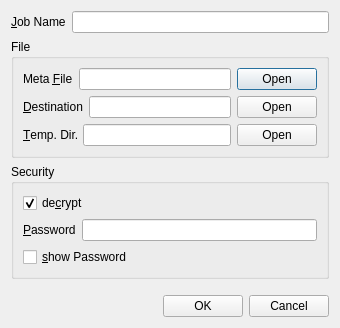
<?xml version="1.0" encoding="UTF-8"?>
<ui version="4.0">
 <class>DialogNewDownload</class>
 <widget class="QDialog" name="DialogNewDownload">
  <property name="geometry">
   <rect>
    <x>0</x>
    <y>0</y>
    <width>340</width>
    <height>328</height>
   </rect>
  </property>
  <property name="windowTitle">
   <string>New Download</string>
  </property>
  <layout class="QVBoxLayout" name="verticalLayout_3">
   <item>
    <layout class="QHBoxLayout" name="horizontalLayout_3">
     <item>
      <widget class="QLabel" name="jobLabel">
       <property name="text">
        <string>&amp;Job Name</string>
       </property>
       <property name="buddy">
        <cstring>jobLine</cstring>
       </property>
      </widget>
     </item>
     <item>
      <widget class="QLineEdit" name="jobLine"/>
     </item>
    </layout>
   </item>
   <item>
    <widget class="QGroupBox" name="groupBox">
     <property name="title">
      <string>File</string>
     </property>
     <layout class="QVBoxLayout" name="verticalLayout">
      <item>
       <layout class="QHBoxLayout" name="horizontalLayout">
        <item>
         <widget class="QLabel" name="metafileLabel">
          <property name="sizePolicy">
           <sizepolicy hsizetype="Preferred" vsizetype="Preferred">
            <horstretch>0</horstretch>
            <verstretch>0</verstretch>
           </sizepolicy>
          </property>
          <property name="layoutDirection">
           <enum>Qt::RightToLeft</enum>
          </property>
          <property name="text">
           <string>Meta &amp;File</string>
          </property>
          <property name="buddy">
           <cstring>metafileLine</cstring>
          </property>
         </widget>
        </item>
        <item>
         <widget class="QLineEdit" name="metafileLine"/>
        </item>
        <item>
         <widget class="QDialogButtonBox" name="metafileOpen">
          <property name="sizePolicy">
           <sizepolicy hsizetype="Fixed" vsizetype="Fixed">
            <horstretch>0</horstretch>
            <verstretch>0</verstretch>
           </sizepolicy>
          </property>
          <property name="layoutDirection">
           <enum>Qt::LeftToRight</enum>
          </property>
          <property name="autoFillBackground">
           <bool>false</bool>
          </property>
          <property name="standardButtons">
           <set>QDialogButtonBox::Open</set>
          </property>
         </widget>
        </item>
       </layout>
      </item>
      <item>
       <layout class="QHBoxLayout" name="horizontalLayout_2">
        <item>
         <widget class="QLabel" name="destinationLabel">
          <property name="sizePolicy">
           <sizepolicy hsizetype="Preferred" vsizetype="Preferred">
            <horstretch>0</horstretch>
            <verstretch>0</verstretch>
           </sizepolicy>
          </property>
          <property name="layoutDirection">
           <enum>Qt::RightToLeft</enum>
          </property>
          <property name="text">
           <string>&amp;Destination</string>
          </property>
          <property name="buddy">
           <cstring>destinationLine</cstring>
          </property>
         </widget>
        </item>
        <item>
         <widget class="QLineEdit" name="destinationLine"/>
        </item>
        <item>
         <widget class="QDialogButtonBox" name="destinationOpen">
          <property name="sizePolicy">
           <sizepolicy hsizetype="Fixed" vsizetype="Fixed">
            <horstretch>0</horstretch>
            <verstretch>0</verstretch>
           </sizepolicy>
          </property>
          <property name="standardButtons">
           <set>QDialogButtonBox::Open</set>
          </property>
         </widget>
        </item>
       </layout>
      </item>
      <item>
       <layout class="QHBoxLayout" name="horizontalLayout_5">
        <item>
         <widget class="QLabel" name="tempDirLabel">
          <property name="text">
           <string>&amp;Temp. Dir.</string>
          </property>
          <property name="buddy">
           <cstring>tempDirLine</cstring>
          </property>
         </widget>
        </item>
        <item>
         <widget class="QLineEdit" name="tempDirLine"/>
        </item>
        <item>
         <widget class="QDialogButtonBox" name="tempDirOpen">
          <property name="sizePolicy">
           <sizepolicy hsizetype="Fixed" vsizetype="Fixed">
            <horstretch>0</horstretch>
            <verstretch>0</verstretch>
           </sizepolicy>
          </property>
          <property name="standardButtons">
           <set>QDialogButtonBox::Open</set>
          </property>
         </widget>
        </item>
       </layout>
      </item>
     </layout>
    </widget>
   </item>
   <item>
    <widget class="QGroupBox" name="groupBox_2">
     <property name="title">
      <string>Security</string>
     </property>
     <layout class="QVBoxLayout" name="verticalLayout_2">
      <item>
       <widget class="QCheckBox" name="decryptCheck">
        <property name="text">
         <string>de&amp;crypt</string>
        </property>
        <property name="checked">
         <bool>true</bool>
        </property>
       </widget>
      </item>
      <item>
       <layout class="QHBoxLayout" name="horizontalLayout_4">
        <item>
         <widget class="QLabel" name="passwordLabel">
          <property name="text">
           <string>&amp;Password</string>
          </property>
          <property name="buddy">
           <cstring>passwordLine</cstring>
          </property>
         </widget>
        </item>
        <item>
         <widget class="QLineEdit" name="passwordLine">
          <property name="text">
           <string/>
          </property>
          <property name="echoMode">
           <enum>QLineEdit::Password</enum>
          </property>
         </widget>
        </item>
       </layout>
      </item>
      <item>
       <widget class="QCheckBox" name="showPWcheck">
        <property name="text">
         <string>&amp;show Password</string>
        </property>
       </widget>
      </item>
     </layout>
    </widget>
   </item>
   <item>
    <spacer name="verticalSpacer">
     <property name="orientation">
      <enum>Qt::Vertical</enum>
     </property>
     <property name="sizeHint" stdset="0">
      <size>
       <width>20</width>
       <height>104</height>
      </size>
     </property>
    </spacer>
   </item>
   <item>
    <widget class="QDialogButtonBox" name="buttonBox">
     <property name="standardButtons">
      <set>QDialogButtonBox::Cancel|QDialogButtonBox::Ok</set>
     </property>
    </widget>
   </item>
  </layout>
 </widget>
 <resources/>
 <connections>
  <connection>
   <sender>decryptCheck</sender>
   <signal>toggled(bool)</signal>
   <receiver>passwordLabel</receiver>
   <slot>setVisible(bool)</slot>
   <hints>
    <hint type="sourcelabel">
     <x>55</x>
     <y>166</y>
    </hint>
    <hint type="destinationlabel">
     <x>52</x>
     <y>191</y>
    </hint>
   </hints>
  </connection>
  <connection>
   <sender>decryptCheck</sender>
   <signal>toggled(bool)</signal>
   <receiver>passwordLine</receiver>
   <slot>setVisible(bool)</slot>
   <hints>
    <hint type="sourcelabel">
     <x>199</x>
     <y>166</y>
    </hint>
    <hint type="destinationlabel">
     <x>202</x>
     <y>190</y>
    </hint>
   </hints>
  </connection>
  <connection>
   <sender>decryptCheck</sender>
   <signal>toggled(bool)</signal>
   <receiver>showPWcheck</receiver>
   <slot>setVisible(bool)</slot>
   <hints>
    <hint type="sourcelabel">
     <x>70</x>
     <y>168</y>
    </hint>
    <hint type="destinationlabel">
     <x>71</x>
     <y>220</y>
    </hint>
   </hints>
  </connection>
 </connections>
</ui>
